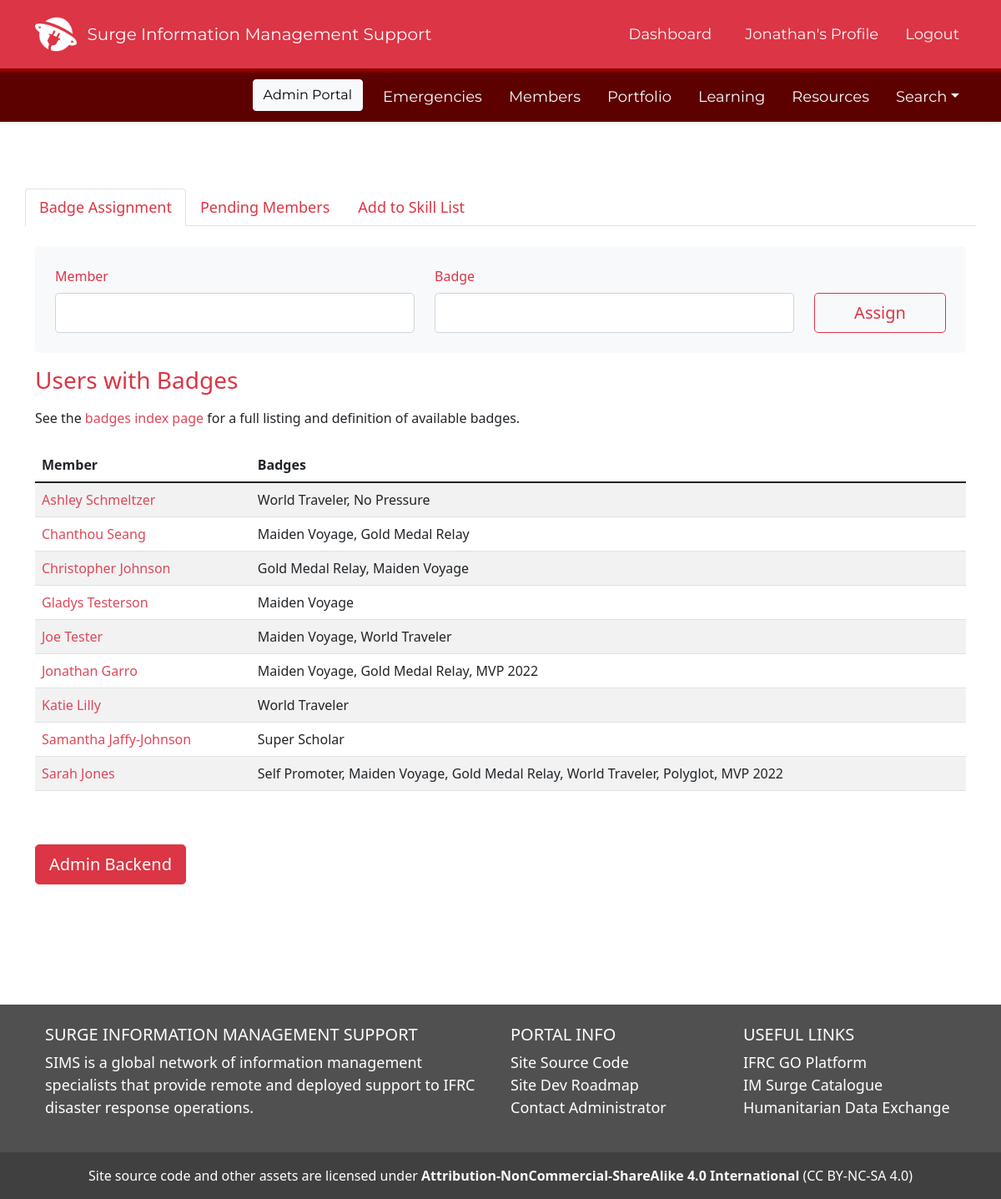
The page /admin_landing (signed in) on the database its author committed.
### SIMS_Portal/models.py (models this page shows, shortened)
class User(db.Model, UserMixin):
	__tablename__ = 'user'
	id = db.Column(db.Integer, primary_key=True)
	firstname = db.Column(db.String(40), nullable=False)
	lastname = db.Column(db.String(40), nullable=False)
	status = db.Column(db.String(20), default='Pending')
	birthday = db.Column(db.Date)
	email = db.Column(db.String(120), unique=True, nullable=False)
	password = db.Column(db.String(60), nullable=False)
	molnix_id = db.Column(db.Integer)
	job_title = db.Column(db.String(120))
	unit = db.Column(db.String(120))
	bio = db.Column(db.Text)
	is_admin = db.Column(db.Boolean, default=False)
	roles = db.Column(db.String(1000))
	languages = db.Column(db.String(1000))
	image_file = db.Column(db.String(20), nullable=False, default='default.png')
	twitter = db.Column(db.String(120))
	slack_id = db.Column(db.String(120))
	github = db.Column(db.String(120))
	linked_in = db.Column(db.String(120))
	messaging_number_country_code = db.Column(db.Integer)
	messaging_number = db.Column(db.Integer)
	ns_id = db.Column(db.Integer, db.ForeignKey('nationalsociety.ns_go_id'))
	assignments = db.relationship('Assignment', backref='assigned_member')
	products = db.relationship('Portfolio', backref='creator', lazy=True)
	skills = db.relationship('Skill', secondary='user_skill', backref='members_with_skill')
	languages = db.relationship('Language', secondary='user_language', backref='members_with_language')
	badges = db.relationship('Badge', secondary='user_badge', backref='members_with_badge')
	working_groups = db.relationship('WorkingGroup', secondary='user_workinggroup', backref='members_with_workinggroup')
	created_at = db.Column(db.DateTime, server_default=func.now())
	updated_at = db.Column(db.DateTime, onupdate=func.now())
	fullname = column_property(firstname + " " + lastname)
	@hybrid_property
	def fullname(self):
		return self.firstname + " " + self.lastname

### SIMS_Portal/main/routes.py (the view, shortened to what this page needs)
@main.route('/admin_landing', methods=['GET', 'POST'])
@login_required
def admin_landing():
	badge_form = BadgeAssignmentForm()
	skill_form = SkillCreatorForm()
	if request.method == 'GET' and current_user.is_admin == 1:
		pending_users = db.session.query(User, NationalSociety).join(NationalSociety, NationalSociety.ns_go_id == User.ns_id).filter(User.status=='Pending').all()
		all_users = db.session.query(User, NationalSociety).join(NationalSociety, NationalSociety.ns_go_id == User.ns_id).filter(User.status == 'Active').order_by(User.firstname).all()
		assigned_badges = db.engine.execute("SELECT u.id, u.firstname, u.lastname, GROUP_CONCAT(b.name, ', ') as badges FROM user u JOIN user_badge ub ON ub.user_id = u.id JOIN badge b ON b.id = ub.badge_id WHERE u.status = 'Active' GROUP BY u.id ORDER BY u.firstname")
		all_skills = db.session.query(Skill.name, Skill.category).order_by(Skill.category, Skill.name).all()
		return render_template('admin_landing.html', pending_users=pending_users, all_users=all_users, badge_form=badge_form, assigned_badges=assigned_badges, skill_form=skill_form, all_skills=all_skills)
	else:
		list_of_admins = db.session.query(User).filter(User.is_admin==1).all()
		return render_template('errors/403.html', list_of_admins=list_of_admins), 403

### SIMS_Portal/main/forms.py
class BadgeAssignmentForm(FlaskForm):
	user_name = QuerySelectField('Member', query_factory=lambda:User.query.order_by(User.firstname).filter(User.status == 'Active').all(), get_label='fullname', allow_blank=True)
	badge_name = QuerySelectField('Badge', query_factory=lambda:Badge.query.order_by(Badge.name).all(), get_label='name', allow_blank=True)
	submit_badge = SubmitField('Assign')

class SkillCreatorForm(FlaskForm):
	name = StringField('Skill Name')
	category = SelectField('Skill Category', choices=['Geospatial', 'Mobile Data Collection', "Graphic Design", 'Data Visualization', 'Web Development', 'Coding', 'Data Management', 'Information Analysis'])
	submit_skill = SubmitField('Add Skill')

### SIMS_Portal/models.py (called while the page is built)
@login_manager.user_loader
def load_user(user_id):
	return User.query.get(int(user_id))

### SIMS_Portal/templates/admin_landing.html (shortened to what this page needs)
{% extends "layout.html" %}
{% block content %}
<div class="container">
	<div class='row my-5'>
		<ul class="nav nav-tabs" id="adminNav" role="tablist">
			<li class="nav-item" role="presentation">
			<button class="nav-link active text-danger" id="badge-assignment-tab" data-bs-toggle="tab" data-bs-target="#badge-assignment" type="button" role="tab" aria-controls="badge-assignment" aria-selected="true">Badge Assignment</button>
			</li>
			<li class="nav-item" role="presentation">
			<button class="nav-link text-danger" id="pending-members-tab" data-bs-toggle="tab" data-bs-target="#pending-members" type="button" role="tab" aria-controls="pending-members" aria-selected="false">Pending Members</button>
			</li>
			<li class="nav-item" role="presentation">
			<button class="nav-link text-danger" id="skill-list-tab" data-bs-toggle="tab" data-bs-target="#skill-list" type="button" role="tab" aria-controls="skill-list" aria-selected="false">Add to Skill List</button>
			</li>
		</ul>
		<div class="tab-content" id="adminContent">
		  <div class="tab-pane fade show active" id="badge-assignment" role="tabpanel" aria-labelledby="badge-assignment-tab">
			  <br>
			  <form action="" method="POST" enctype="multipart/form-data" class="bg-light text-light p-4 rounded-3" novalidate>
			  	<div class='row'>
					<div class='col-md-5'>{{ badge_form.user_name.label(class="form-control-label pb-2 text-danger") }}</div>
					<div class='col-md-5'>{{ badge_form.badge_name.label(class="form-control-label pb-2 text-danger") }}</div>
					<div class='col'></div>
				</div>
				<div class='row'>
					<div class='col-md-5'>{{ badge_form.user_name(class="form-control form-control-lg") }} </div>
					<div class='col-md-5'>{{ badge_form.badge_name(class="form-control form-control-lg") }}</div>
					<div class='col'>{{ badge_form.submit_badge(class="btn btn-lg btn-outline-danger w-100") }}</div>
				</div>
			  </form>
				<h3 class='text-danger my-3'>Users with Badges</h3>
				See the <a href='/badges'>badges index page</a> for a full listing and definition of available badges.
				  <table class='table table-striped mt-4'>
					  <thead>
						  <tr>
							  <th>Member</th>
							  <th>Badges</th>
						  </tr>
					  </thead>
					  <tbody>
						  {% for user in assigned_badges %}
							  <tr>
								  <td><a href='/profile/view/{{user.id}}'>{{user.firstname}} {{user.lastname}}</a></td>
								  <td>{{user.badges}}</td>
							  </tr>
						  {% endfor %}
					  </tbody>
				  </table>
		  	</div>
			</div>
			<div class='my-5'>
				<a href='/admin'><button class='btn btn-lg btn-danger'>Admin Backend</button></a>
			</div>
		</div>
	</div>
{% endblock content %}

### SIMS_Portal/templates/layout.html (shortened to what this page needs)
<!DOCTYPE html>
<html lang="en">
<head>
	<link href="https://cdn.jsdelivr.net/npm/bootstrap@5.1.3/dist/css/bootstrap.min.css" rel="stylesheet">
	<link rel="stylesheet" type="text/css" href="https://cdn.datatables.net/1.12.1/css/jquery.dataTables.css">
	<link rel="stylesheet" type="text/css" href="{{ url_for('static', filename='css/main.css') }}">
	<link rel="stylesheet" href="https://cdn.jsdelivr.net/npm/bootstrap-icons@1.8.3/font/bootstrap-icons.css">
	<link rel="stylesheet" href="https://cdn.jsdelivr.net/npm/fullcalendar@5.11.0/main.min.css">
	<link rel="stylesheet" href="https://maxcdn.bootstrapcdn.com/font-awesome/4.7.0/css/font-awesome.min.css">
</head>
<body class="d-flex flex-column min-vh-100" data-spy="scroll" data-target=".card" data-offset="50">
	<header>
	<nav id="navbar_top" class="navbar navbar-expand-md navbar-dark bg-danger navbar-static-top py-3">
	 <div class="container">
		 <img src='/static/assets/img/SIMS-Logo-Dark.png' height='50px'>&nbsp &nbsp
		{% if current_user.is_authenticated %}
			<a class="navbar-brand" href="/dashboard" style="font-family: 'Montserrat';">Surge Information Management Support</a>
		{% else %}
			<a class="navbar-brand" href="/" style="font-family: 'Montserrat';">Surge Information Management Support</a>
		{% endif %}
	  <div class="collapse navbar-collapse" id="main_nav">
		<ul class="navbar-nav ms-auto">
			{% if current_user.is_authenticated %}
				{% if request.path == '/dashboard' %}
					<li class="nav-item px-3"><button type="button" class="btn btn-light" style="font-family: 'Montserrat';">Dashboard</button></li>
				{% else %}
					<li class="nav-item px-3"><a class="nav-link text-light" href="/dashboard" style="font-family: 'Montserrat';"> Dashboard </a></li>
				{% endif %}
				{% if '/profile_edit/' in request.path %}
				<li class="nav-item px-2"><a class="nav-link text-light" href="/profile" style="font-family: 'Montserrat';"> Your Profile </a></li>
				{% elif request.path == '/profile' %}
					<li class="nav-item px-2"><button type="button" class="btn btn-light" style="font-family: 'Montserrat';">{{ current_user.firstname }}'s Profile</button></li>
				{% else %}
				<li class="nav-item px-2"><a class="nav-link text-light" href="/profile" style="font-family: 'Montserrat';"> {{ current_user.firstname }}'s Profile </a></li>
				{% endif %}
				<li class="nav-item ps-2"><a class="nav-link text-light" href="/logout" style="font-family: 'Montserrat';"> Logout </a></li>
			{% endif %}
		</ul>
	  </div>
	</nav>
	{% if current_user.is_authenticated %}
	<nav id="navbar_top_login" class="navbar navbar-expand-sm box-shadow shadow-sm navbar-dark sticky-top mb-2">
	 <div class="container">
	  <div class="collapse navbar-collapse" id="main_nav">
			<ul class="navbar-nav ms-auto">
				{% if current_user.is_admin == 1 %}
					{% if '/admin_landing' in request.path %}
					<li class="nav-item px-2"><button type="button" class="btn btn-light" style="font-family: 'Montserrat';">Admin Portal</button></li>
					{% else %}
					<li class="nav-item px-2"><a class="nav-link text-light" href="/admin_landing" style="font-family: 'Montserrat';">Admin Portal</a></li>
					{% endif %}
				{% endif %}
				{% if '/emergencies/all' in request.path %}
					<li class="nav-item px-2"><button type="button" class="btn btn-light" style="font-family: 'Montserrat';">Emergencies</button></li>
				{% else %}
					<li class="nav-item px-2"><a class="nav-link text-light" href="{{ url_for('emergencies.view_all_emergencies')}}" style="font-family: 'Montserrat';">Emergencies</a></li>
				{% endif %}
				{% if '/members/all' in request.path %}
					<li class="nav-item px-2"><button type="button" class="btn btn-light" style="font-family: 'Montserrat';">Members</button></li>
				{% else %}
					<li class="nav-item px-2"><a class="nav-link text-light" href="{{ url_for('users.members_all')}}" style="font-family: 'Montserrat';">Members</a></li>
				{% endif %}
				{% if '/all_products' in request.path %}
					<li class="nav-item px-2"><button type="button" class="btn btn-light" style="font-family: 'Montserrat';">Portfolio</button></li>
				{% else %}
					<li class="nav-item px-2"><a class="nav-link text-light" href="{{ url_for('portfolios.all_products')}}" style="font-family: 'Montserrat';">Portfolio</a></li>
				{% endif %}
				{% if '/learning' in request.path %}
					<li class="nav-item px-2"><button type="button" class="btn btn-light" style="font-family: 'Montserrat';">Learning</button></li>
				{% else %}
					<li class="nav-item px-2"><a class="nav-link text-light" href="{{ url_for('main.learning')}}" style="font-family: 'Montserrat';">Learning</a></li>
				{% endif %}
				{% if '/resources' in request.path %}
					<li class="nav-item px-2"><button type="button" class="btn btn-light" style="font-family: 'Montserrat';">Resources</button></li>
				{% else %}
					<li class="nav-item px-2"><a class="nav-link text-light" href="{{ url_for('main.resources')}}" style="font-family: 'Montserrat';">Resources</a></li>
				{% endif %}
					<li class="nav-item dropdown ps-2 pl-3">
						<a class="nav-link dropdown-toggle text-light" href="#" id="navbarDropdown" role="button" data-toggle="dropdown" aria-haspopup="true" aria-expanded="false" style="font-family: 'Montserrat';">Search</a>
					</li>
			</ul>
		</div>
	  </div>
	</nav>
	{% endif %}
	</header>
	{% block content %}{% endblock %}
	<br><br>
	<footer class="text-white text-center text-lg-start mt-auto" style='background: #505050'>
	  <div class="container p-4">
		<div class="row">
		  <div class="col-lg-6 col-md-12 mb-4 mb-md-0">
			<h5 class="text-uppercase">Surge Information Management Support</h5>
			<p>
			  SIMS is a global network of information management specialists that provide remote and deployed support to IFRC disaster response operations.
			</p>
		  </div>
		  <div class="col-lg-3 col-md-6 mb-4 mb-md-0">
			<h5 class="text-uppercase">Portal Info</h5>
			<ul class="list-unstyled mb-0">
			  <li>
				<a href="https://github.com/JonathanGarro/SIMS-Portal-Neo" class="text-white">Site Source Code</a>
			  </li>
			  <li>
				<a href="https://trello.com/b/zzwVdwoY/sims-portal-development-roadmap" class="text-white">Site Dev Roadmap</a>
			  </li>
			  <li>
				<a href="#!" class="text-white">Contact Administrator</a>
			  </li>
			</ul>
		  </div>
		  <div class="col-lg-3 col-md-6 mb-4 mb-md-0">
			  <h5 class="text-uppercase">Useful Links</h5>
			  <ul class="list-unstyled mb-0">
				<li>
				  <a href="https://go.ifrc.org" class="text-white">IFRC GO Platform</a>
				</li>
				<li>
				  <a href="https://go.ifrc.org/deployments/catalogue/infoMgt" class="text-white">IM Surge Catalogue</a>
				</li>
				<li>
				  <a href="https://data.humdata.org" class="text-white">Humanitarian Data Exchange</a>
				</li>
			  </ul>
			</div>
		</div>
	  </div>
	  <div class="text-center p-3" style="background-color: rgba(0, 0, 0, 0.2);">
		Site source code and other assets are licensed under <a href='http://creativecommons.org/licenses/by-nc-sa/4.0/' class='text-light fw-bold'> Attribution-NonCommercial-ShareAlike 4.0 International</a> (CC BY-NC-SA 4.0)
	  </div>
	</footer>
</body>
</html>

### SIMS_Portal/static/css/main.css (style rules this page uses)
a { text-decoration: none; color: #df4759 }
a:link { text-decoration: none; color: #df4759 }
body { position: relative; }
p { font-size: 18px; }
li { font-size: 18px; }
#navbar_top_login { background: #5c0000 !important; }
#navbar_top { border-bottom: 5px solid #890000; }

### rows shown on the page
User: firstname "Jonathan", lastname "Garro", badges "Maiden Voyage, Gold Medal Relay, MVP 2022"
User: firstname "Ashley", lastname "Schmeltzer", badges "World Traveler, No Pressure"
User: firstname "Chanthou", lastname "Seang", badges "Maiden Voyage, Gold Medal Relay"
User: firstname "Christopher", lastname "Johnson", badges "Gold Medal Relay, Maiden Voyage"
User: firstname "Gladys", lastname "Testerson", badges "Maiden Voyage"
User: firstname "Joe", lastname "Tester", badges "Maiden Voyage, World Traveler"
User: firstname "Katie", lastname "Lilly", badges "World Traveler"
User: firstname "Samantha", lastname "Jaffy-Johnson", badges "Super Scholar"
User: firstname "Sarah", lastname "Jones", badges "Self Promoter, Maiden Voyage, Gold Medal Relay, World Traveler, Polyglot, MVP 2022"
